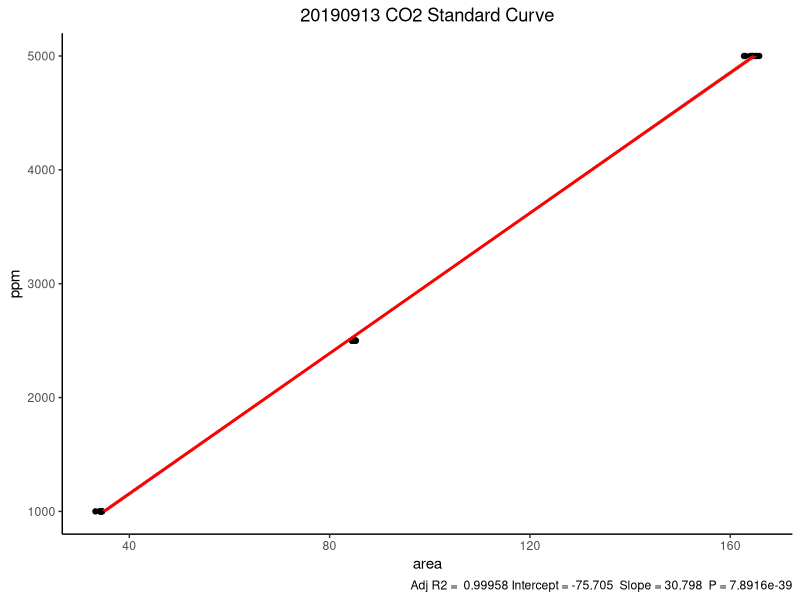

Write R code to recreate this figure.
#------------------------------------------
# Load packages
library(tidyverse)
library(here)


#-------------------------------------------
# Read in data

co2_standards <- read_csv(here::here("data",
                          "co2_standards_raw.csv"))

#-------------------------------------------
# Use lm(), linear model function, to create regression model

### Change dates in name and filter

fit20190913 <- lm(ppm ~ area, data = co2_standards %>% filter(date == "2019_09_13"))

#-------------------------------------------
#Use summary function to get summary information about linear model

### Changes dates

summary(fit20190913)

#--------------------------------------------
#Function to create standard curve
### Change date in labs

ggplot_regression <- function (fit) {
  
  require(ggplot2)
  
  ggplot(fit$model, aes_string(x = names(fit$model)[1], y = names(fit$model)[2])) + 
    geom_point() +
    stat_smooth(method = "lm", col = "red") +
    labs(title = "20190913 CO2 Standard Curve", caption = paste("Adj R2 = ",signif(summary(fit)$adj.r.squared, 5),
                       "Intercept =",signif(fit$coef[[1]],5 ),
                       " Slope =",signif(fit$coef[[2]], 5),
                       " P =",signif(summary(fit)$coef[2,4], 5)))
}

### Change date in filter




ggplot_regression(lm(ppm ~ area, data = co2_standards %>% 
                       filter(date == "2019_09_13")))+
  coord_flip()+
  theme_classic()+
  theme(panel.grid.major = element_blank(),
        panel.grid.minor = element_blank(),
        plot.title = element_text(hjust = 0.5),
        title = element_text(vjust=3))



  



      
                